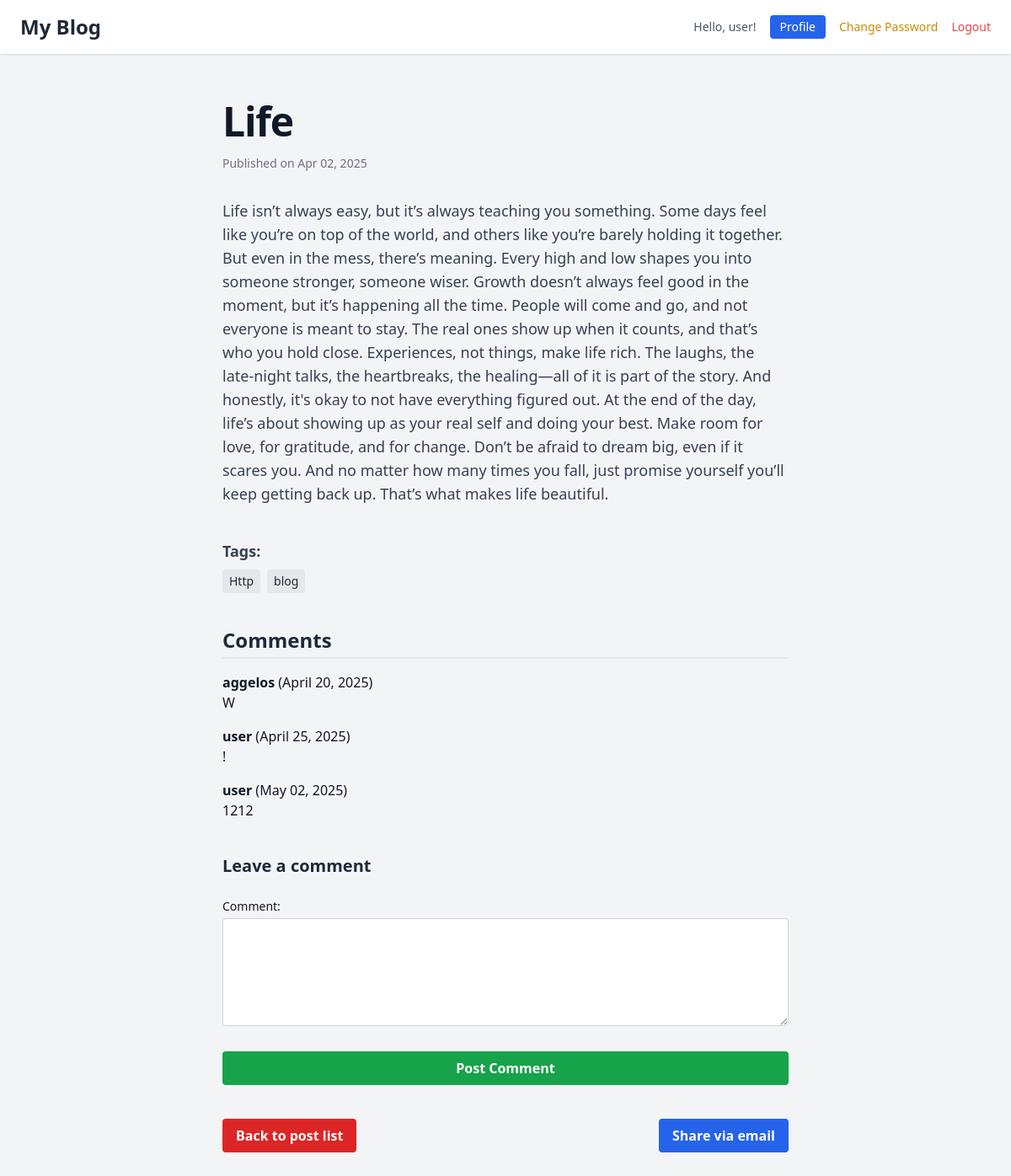
Page /blog/2025/4/2/life/ (signed in) on the committed database.
### blog/models.py (models this page shows, shortened)
class Post(models.Model):
 author= models.ForeignKey(settings.AUTH_USER_MODEL, on_delete=models.CASCADE)
 title = models.CharField(max_length=255)
 slug= models.SlugField()
 body = models.TextField()
 publish = models.DateTimeField()
 created = models.DateTimeField(auto_now_add=True)
 updated = models.DateTimeField(auto_now=True)
 status = models.CharField(max_length=2,choices=Status.choices, default=Status.DRAFT)
 tags = TaggableManager()

class Comment(models.Model):
    post = models.ForeignKey('Post', on_delete=models.CASCADE, related_name='comments')
    name = models.CharField(max_length=80)
    email = models.EmailField()
    body = models.TextField()
    created = models.DateTimeField(default=timezone.now)
    updated = models.DateTimeField(auto_now=True)
    active = models.BooleanField(default=True)
    class Meta:
        ordering = ['created']

### blog/views.py (the view)
# urls.py: path('<int:year>/<int:month>/<int:day>/<slug:post>/', views.post_detail, name='post_detail'),
def post_detail(request, year, month, day, post):
    post = get_object_or_404(
        Post,
        slug=post,
        publish__year=year,
        publish__month=month,
        publish__day=day
    )
    new_comment = None
    if request.method == 'POST':
        form = CommentForm(request.POST)
        if form.is_valid():
            new_comment = form.save(commit=False)
            new_comment.post = post
            new_comment.name = request.user.username
            new_comment.email = request.user.email
            new_comment.save()
            form = CommentForm()
    else:
        form = CommentForm()
    return render(request, 'blog/post/detail.html', {
        'post': post,
        'form': form,
        'new_comment': new_comment,
    })
    return render(request, 'blog/post/detail.html', {'post': post})

### blog/forms.py
class CommentForm(forms.ModelForm):
    class Meta:
        model = Comment
        fields = ['body']

### blog/templates/blog/post/detail.html (shortened to what this page needs)
{% extends "base.html" %}{% load widget_tweaks %}
{% block content %}
<article class="mx-auto max-w-2xl">
  <h1 class="text-4xl font-bold tracking-tight text-gray-900 sm:text-5xl">{{ post.title }}</h1>
  <p class="mt-4 text-sm text-gray-500">
    Published on {{ post.publish|date:"M d, Y" }}
  </p>
  <div class="mt-8 text-gray-700 text-lg">
    <p>{{ post.body }}</p>
  </div>
  <div class="mt-10">
    <h4 class="text-lg font-semibold text-gray-700 mb-2">Tags:</h4>
    <ul class="flex gap-2 flex-wrap text-sm">
      {% for tag in post.tags.all %}
        <li class="bg-gray-200 text-gray-800 px-2 py-1 rounded">{{ tag.name }}</li>
      {% empty %}
        <li>No tags</li>
      {% endfor %}
    </ul>
  </div>
  <h3 class="text-2xl font-semibold text-gray-800 border-b-2 border-black-500 pb-1 mt-10 mb-4">
    Comments
</h3>
{% for comment in post.comments.all %}
    {% if comment.active %}
        <div class="mb-4">
            <strong>{{ comment.name }}</strong> ({{ comment.created|date:"F d, Y" }})
            <p>{{ comment.body }}</p>
        </div>
    {% endif %}
{% empty %}
    <p>No comments yet.</p>
{% endfor %}
{% if user.is_authenticated %}
    <h4 class="text-xl font-semibold text-gray-800 mt-10 mb-4">Leave a comment</h4>
    <form method="post" class="space-y-6">
        <div>
            <label for="id_body" class="block text-sm font-medium">Comment:</label>
            {{ form.body|add_class:"w-full mt-1 p-2 border border-gray-300 rounded h-32" }}
        </div>
        <button type="submit"
                class="w-full bg-green-600 hover:bg-green-700 text-white font-semibold py-2 px-4 rounded">
            Post Comment
        </button>
    </form>
{% else %}
    <p class="text-sm text-gray-600 mt-6">
        <a href="{% url 'login' %}" class="text-blue-600 hover:underline">Log in</a> to leave a comment.
    </p>
{% endif %}
  <div class="flex justify-between mt-10">
    <a href="{% url 'blog:post_list' %}"
       class="inline-block px-4 py-2 bg-red-600 text-white font-semibold rounded hover:bg-red-800 transition">
      Back to post list
    </a>
    <a href="{% url 'blog:post_share' post.id %}"
       class="inline-block px-4 py-2 bg-blue-600 text-white font-semibold rounded hover:bg-blue-700 transition">
      Share via email
    </a>
  </div>
</article>
{% endblock %}

### account/templates/base.html (shortened to what this page needs)
<!DOCTYPE html>
<html lang="en">
<head>
  <script src="https://cdn.tailwindcss.com"></script>
</head>
<body class="bg-gray-100 text-gray-900">
  <nav class="bg-white shadow px-6 py-4 flex justify-between items-center fixed w-full top-0 z-50">
    <a href="{% url 'blog:post_list' %}" class="text-2xl font-bold text-gray-800">My Blog</a>
    <div class="flex gap-4 items-center text-sm">
      {% if user.is_authenticated %}
        <span class="text-gray-600">Hello, {{ user.username }}!</span>
        <a href="{% url 'profile' %}" class="bg-blue-600 text-white px-3 py-1 rounded hover:bg-blue-700">Profile</a>
        <a href="{% url 'password_change' %}" class="text-yellow-600 hover:underline">Change Password</a>
        <form method="post" action="{% url 'logout' %}" class="inline">
          <button type="submit" class="text-red-500 hover:underline bg-transparent border-none cursor-pointer">
              Logout
          </button>
        </form>
      {% else %}
        <a href="{% url 'login' %}" class="text-blue-600 hover:underline">Login</a>
        <a href="{% url 'register' %}" class="text-green-600 hover:underline">Register</a>
      {% endif %}
    </div>
  </nav>
  <div class="h-20"></div>
  <main class="max-w-7xl mx-auto px-6 py-10">
    {% block content %}{% endblock %}
  </main>
</body>
</html>

### rows in the picture
Post: title "Life", publish "Apr 02, 2025", body "Life isn’t always easy, but it’s always teaching you something. Some days feel like you’re on top of the world, and others like you’re barely holding it together. But even in the mess, there’s meaning. Every high and low shapes you into someone stronger, someone wiser. Growth doesn’t always feel good in the moment, but it’s happening all the time. People will come and go, and not everyone is meant to stay. The real ones show up when it counts, and that’s who you hold close. Experiences, not things, make life rich. The laughs, the late-night talks, the heartbreaks, the healing—all of it is part of the story. And honestly, it's okay to not have everything figured out. At the end of the day,…"
Tag: name "Http"
Tag: name "blog"
Comment: name "aggelos", created "April 20, 2025", body "W"
Comment: name "user", created "April 25, 2025", body "!"
Comment: name "user", created "May 02, 2025", body "1212"

### other values in the picture
{{ user.username }} "user"
